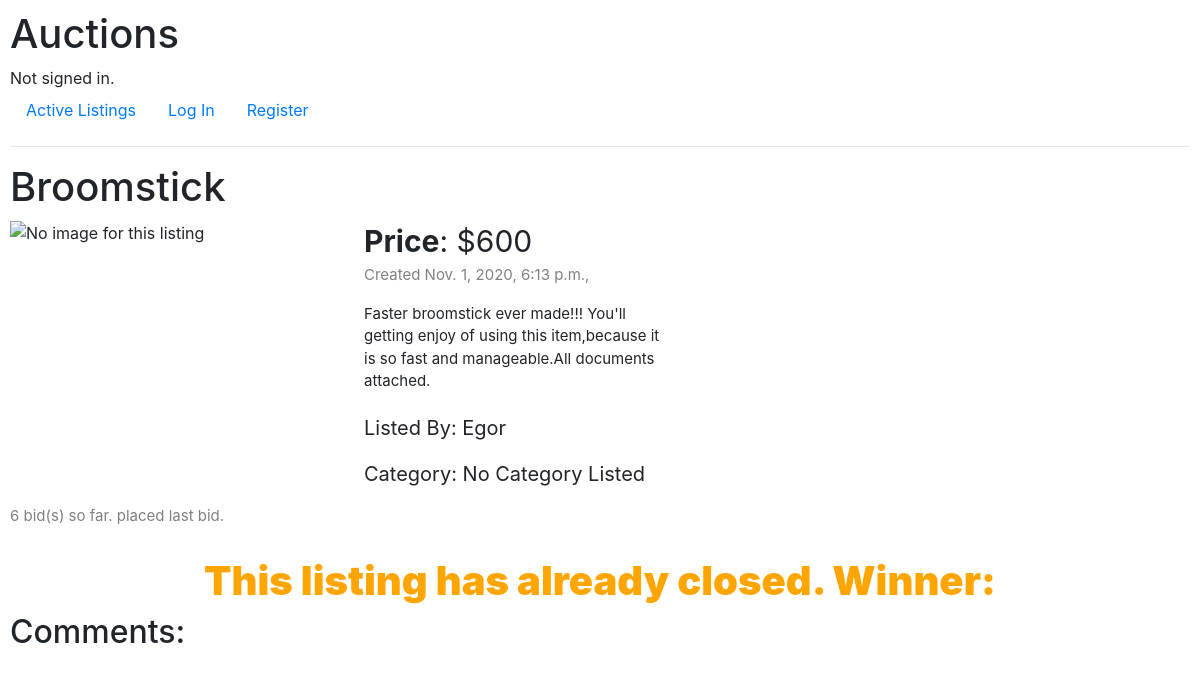
The app's page /detail/7 with its own data.
### auctions/models.py (models this page shows, shortened)
class Listing(models.Model):
    owner = models.ForeignKey('User',on_delete=models.CASCADE,related_name='listings')
    title = models.CharField(max_length=64)
    image = models.URLField(blank=True)
    description = models.TextField()
    price = models.IntegerField()
    date = models.DateTimeField(auto_now=True)
    active = models.BooleanField(default=True)

class User(AbstractUser):
    watchlist = models.ManyToManyField('Listing',related_name='watchers')

### auctions/views.py (the view)
# urls.py: path("detail/<int:listing_id>",views.detail,name='detail'),
def detail(request,listing_id,dictionary={}):
    listing = Listing.objects.get(pk=listing_id)
    current_bid = None
    bids = listing.bids.all()
    if bids:
        current_bid = listing.bids.last()
    if request.user.is_authenticated:
        user = User.objects.get(pk=request.user.id)
        default = {
            'listing':listing,
            'owner':listing.owner == user,
            'bids': listing.bids.count(),
            'current_bid_owner':current_bid.member if current_bid.member.username != request.user.username else 'You',
            'active':listing.active,
            'winner': current_bid.member.username == request.user.username
        }
        res = {**default,**dictionary}
        return render(request,"auctions/detail.html",res)
    else:
        return render(request,"auctions/detail.html",{
            'listing':listing,
            'bids':listing.bids.count(),
            'current_bid':current_bid.member,
            'active':listing.active
        })

### auctions/templates/auctions/detail.html (shortened to what this page needs)
{% extends "auctions/layout.html" %}
{% block body %}
<h1>{{listing.title}}</h1>
<div class="listing">
    <div class="img">
        <img src={{listing.image}} alt="No image for this listing">
    </div>
    <div>
        <span class="price"><strong>Price</strong>: ${{listing.price}}</span>
        <p class="date">Created {{listing.date}},</p>
        <div class="description">
            {{listing.description}}
        </div>
        <p class="owner">Listed By: {{listing.owner}}</p>
        <p>Category: No Category Listed</p>
    </div>
</div>
<p class="amout">
    {% if bids %}
        {{bids}} bid(s) so far. {{current_bid_owner}} placed last bid.
    {% else %}
    No placed bids
    {% endif %}
</p>
{% if active %}
    {% if error_bid %}
    <span class="error"> {{error_bid}}</span>
    {% endif %}
    <form class="bid" action="{% url 'bid' listing.id %}" method="POST">
        {% csrf_token %}
        <p><input type="number" name="bid" placeholder="Bid" class="bid" required></p>
        <input type="submit" class="btn btn-primary" value="Place Bid">
    </form>
{% else%}
    {% if winner%}
    <h3 class="result winner">Cagratulations! You won this autcion!</h3>
    {%else%}
    <h3 class="result">This listing has already closed. Winner: {{current_bid_owner}}</h3>
    {% endif %}
{% endif %}
<h2>Comments:</h2>
<section class="comments">
</section>
{% endblock%}

### auctions/static/auctions/styles.css (style rules this page uses)
body { padding: 10px; }
.listing { display: flex; }
.listing img { width: 200px; height: 200px; }
.listing p { font-size: 20px; }
.listing .img { width: 30%; }
.listing .date { font-size: 15px; color: grey }
.listing .description { width: 300px; font-size: 15px; margin-bottom: 20px; }
.price { font-size: 30px; }
section.comments { min-height: 400px; }
.amout { margin-bottom: 5px; color: grey; font-size: 15px; }
.result { width: 100%; display: flex; justify-content: center; font-size: 40px; font-weight: 900; margin-top: 30px; color: orange; background-image: url('https://st2.depositphotos.com/3894705/7819/i/450/depositphotos_78190918-stock-photo-background-with-diagonal-black-and.jpg'); }

### records on screen
Listing: title "Broomstick", price "600", date "Nov. 1, 2020, 6:13 p.m.", description "Faster broomstick ever made!!! You'll getting enjoy of using this item,because it is so fast and manageable.All documents attached.", owner "Egor"

### other values on screen
{{ bids }} "6"
